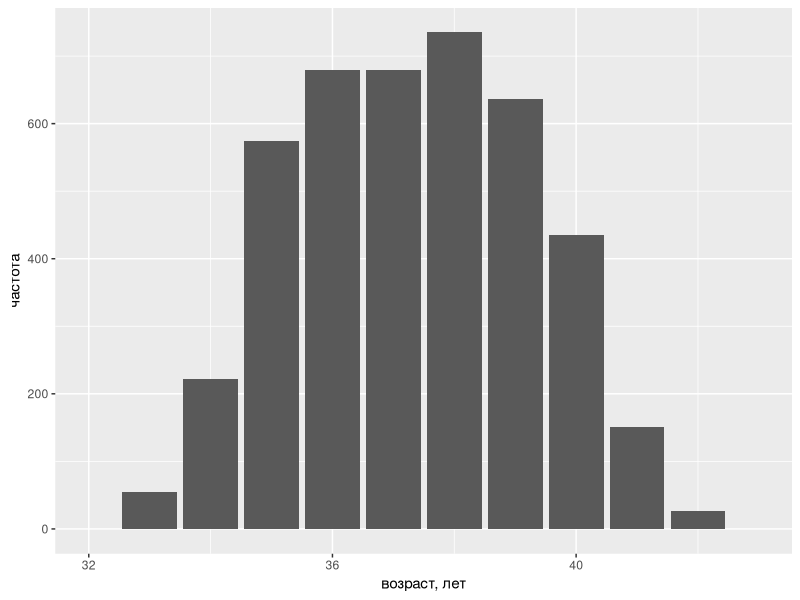
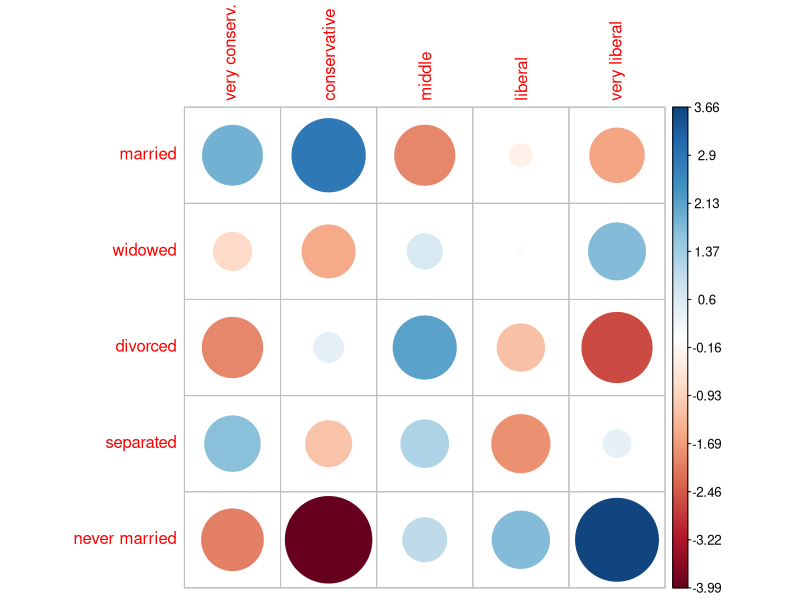
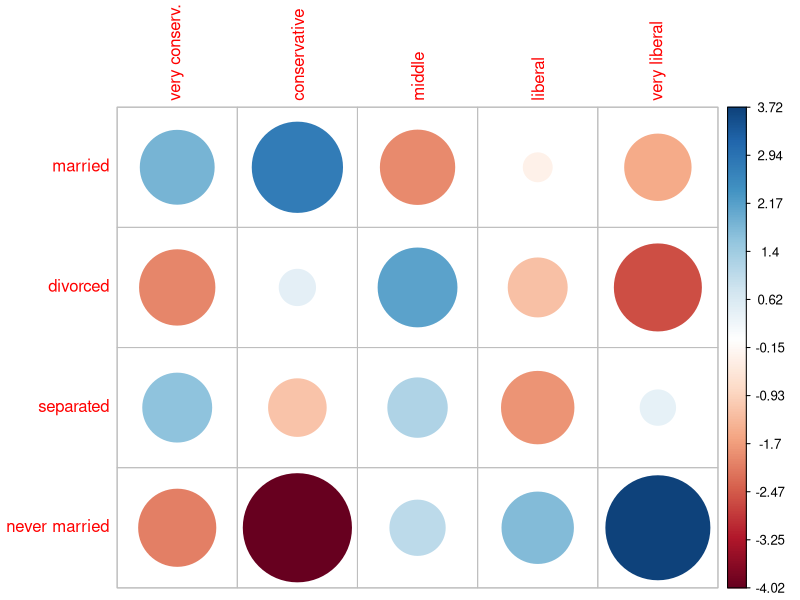
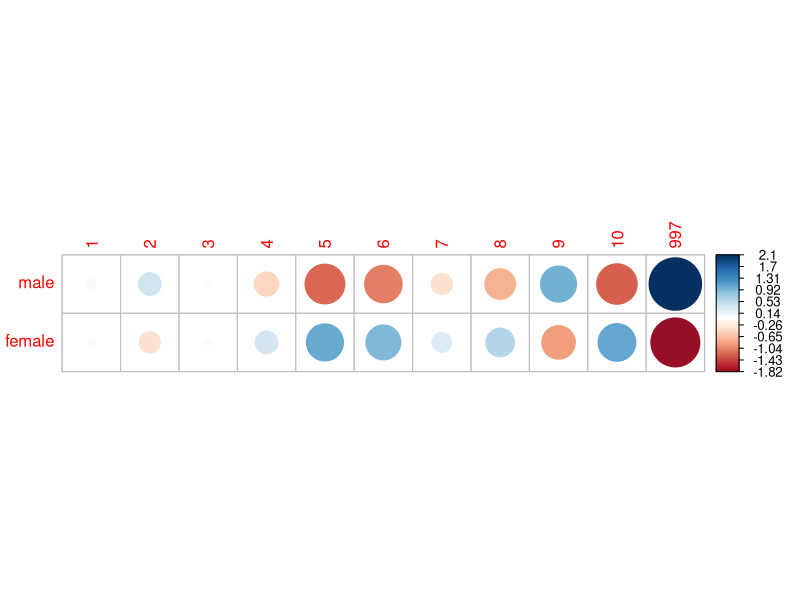
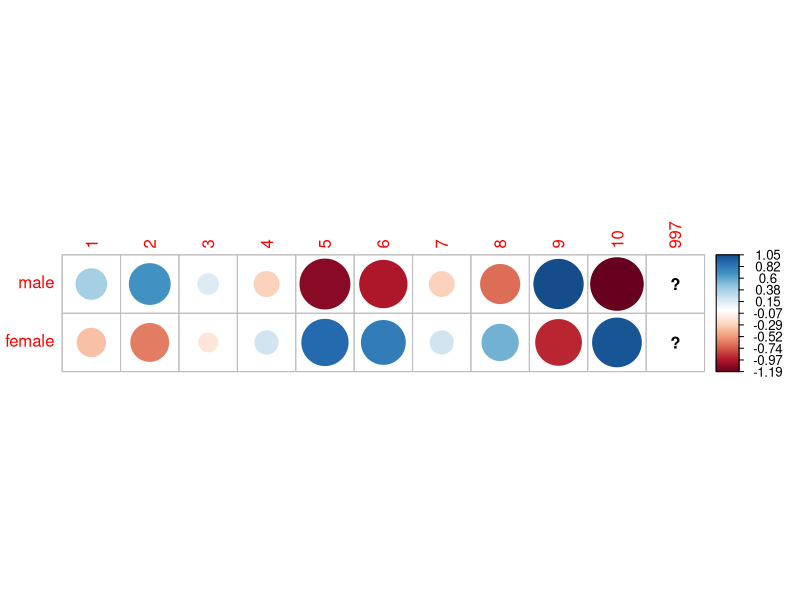

Reproduce these figures in R, in order.
# осваиваем примерение критерия хи-квадрат на примере данных социологического исследования

# загружаем необходимые библиотеки (функции которых будут использоваться дале в скрипте)
library(ggplot2)
library(corrplot)

# если какой-то из библиотек на компьютере нет - устанавливаем
# install.packages('ggplot2')
# install.packages('corrplot')
# чтобы установить библиотеку - надо раскомментировать (убрат знак #) и запустить соответсвующую строку

# задаём рабочую директорию
setwd('D:/R/codingClub') # задаём свою рабочую директорию, в которой лежит исходная таблица

# загружаем таблицу в data frame
survey = read.csv('social_survey.csv')

# выводим название полей 
names(survey)

# число записей (строк), в данном случае - это сколько было заполнено анкет
nrow(survey)

# поля с которыми будем работать
# survey_year - год опреса
# birth_year - год рождения
# gender - пол
# marital_status - семейное положение 
# often_votes - как часто ходите на выбору
# political_leaning - политическая позиция
# siblings - число братье и сестёр
# religious - вероисповедение

# выведем уникальные значение годов опроса 
unique(survey$survey_year)

# выведем уникальные значение годов рждения, при этом отсортируем по возрастанию
sort(unique(survey$birth_year))

# так как опрос проводился в разные годы, добавил поле "возраст"
# для этого вычтем из года рождения год опроса и запишей в новую переменную в таблице
survey$age = survey$survey_year - survey$birth_year

# посморим какие возраста есть 
sort(unique(survey$age))

# посмотрим распределение респондентов по возрасту 
ggplot() +
  geom_histogram(aes(x = survey$age), stat = 'count') + 
  xlim(32,43) +
  xlab('возраст, лет') + 
  ylab('частота') 

# посмотрим структуру исходных данных
str(survey)

# критерий Хи-квадрат позволяет выявить взаимосвязь между двумя качественными переменными
# в первом примере оценим взаимосвязь семейного положения и политической позиции

# преобразуем переменные в фактор 
survey$marital_status = as.factor(survey$marital_status) # семейное положение
survey$political_leaning = as.factor(survey$political_leaning) # политическая позиция

# значения в таблице закодирована в виде порядкового номера варианта ответа
unique(survey$marital_status)

# зададим категории в более понятном виде
levels(survey$marital_status) = c('married','widowed','divorced','separated',
                                  'never married') # семейное положение
levels(survey$political_leaning) = c('very conserv.','conservative','middle',
                                     'liberal','very liberal') # политические взгляды

# составим таблицу сопряженности классов по данным переменным
table1 = table(survey$marital_status, survey$political_leaning)
table1 # посмотрим содержимое таблицы

result1 = chisq.test(table1) # собствено хи-тест
# обратите внимание на предупреждение - оно из за нулей в некоторых ячейках таблицы сопряженности
result1 # разультат значимый (p < 0.05) -- нулевую гипотезу отвергаем -- взаимосвязь есть!

# посмотрим фактические и ожидаемые значения, которые были бы при отсутсвии взаимосвязи
result1$observed # фактические значения
round(result1$expected) # теоретические значения - округляем, т.к. число человек - значение целое

# построим диаграмму, которая покажет отклонения от ожидаемых частот 
corrplot(result1$residuals, is.corr = F)

# сообщение о возможных ненадёжных результатах из-за нулевых значений в некоторых значениях
table1 # в категории widowed

# удалим записи с этим классом значений из таблицы и проведём анализ заново
survey2 = survey[survey$marital_status != 'widowed',] # значения равные 'widowed' не попадут

# сравним число записей в вариантах таблицы
nrow(survey)
nrow(survey2)

# при этом категория 'widowed' осталась в списке возможных значений
levels(survey2$marital_status)

# сократим этот список только до используемых в таблице (data frame) значений
survey2 = droplevels(survey2)
nrow(survey2) # число записей осталось прежним
levels(survey2$marital_status) # неиспользуемых значений больше нет

# проведём тест ещё раз - с новым вариантом таблицы
table2 = table(survey2$marital_status, survey2$political_leaning)
table2
result2 = chisq.test(table2)
result2 # значение p и без того очень низкое, стало еще меньше, предупреждений больше нет
corrplot(result2$residuals, is.corr = F)

# проведем анализ взаимосвязи пола (gender) и числа братьев и сестёр (siblings)
# преобразуем нужные переменные в факторы
survey$gender = as.factor(survey$gender) # используем исходную таблицу survey
levels(survey$gender) = c('male','female')

survey$siblings = as.factor(survey$siblings) 
# возможно значение не расшифровываем, так как сама цифра обозначение нужное значение

# собственно анализ
table3 = table(survey$gender, survey$siblings)
table3
result3 = chisq.test(table3)
result3 # значимость различий на грани, но всё-таки есть - p < 0.05
corrplot(result3$residuals, is.corr = F)

# категория '997' - это те, кто на вопрос не отвечал, так как указал, 
# что братьев и сестер - нет, то есть единственный ребенок в семье
# что бы вы могли сказать, глядя на эту диаграмму?

# проведем анализ без этой категории
survey3 = survey[survey$siblings != 997,]
table4 = table(survey3$gender, survey3$siblings)
result4 = chisq.test(table4)
result4 # p-значение гораздо больше .05 - нулевую гипотезу подтверждаем
# в семья, где двое и больше детей, пол отращиваемого с число братьев и сестёр не связан
corrplot(result4$residuals, is.corr = F)